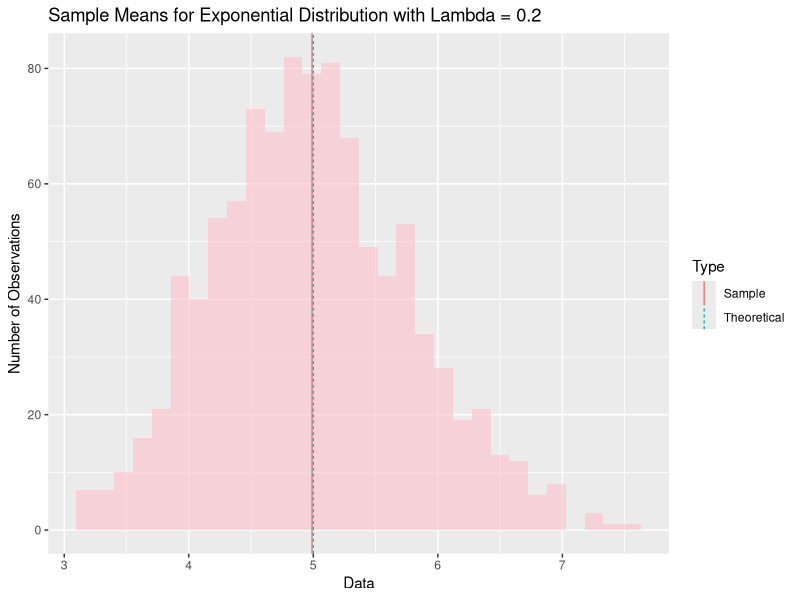
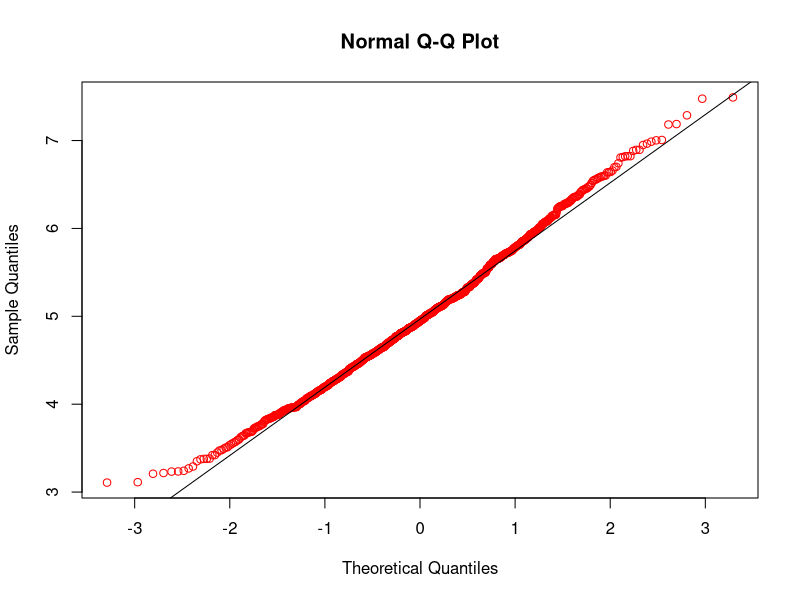

These charts were generated, in order, by the following R code:
## ---- chunk 1
lambda <- 0.2
theoreticalMean <- 1/lambda
## ---- chunk 2
set.seed(1)
sampleSize <- 40
sampleRun <- 1000
data <- NULL
for (i in 1 : sampleRun) data <- c(data, mean(rexp(sampleSize,lambda)))
dataMean <- mean(data)
## ---- chunk 3
theoreticalVar <- (1/lambda)^2/sampleSize
dataVar <- var(data)
## ---- chunk 4
library(ggplot2)
sampleData <- data.frame(Type = "Sample", Data = data, stringsAsFactors = "FALSE")
bothMeans <- data.frame(Type = c("Sample", "Theoretical"), Mean = c(dataMean, theoreticalMean))
ggplot(sampleData, aes(x = Data)) + geom_histogram(alpha = 0.6, fill = "pink") + ggtitle("Sample Means for Exponential Distribution with Lambda = 0.2") + scale_y_continuous("Number of Observations") + geom_vline(data = bothMeans, aes(xintercept = Mean, color = Type, linetype = Type), show_guide = TRUE)
qqnorm(data, col = "red")
qqline(data, col = 1)
